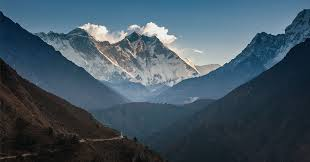
%> input picture AI/image/mountain.jpg, 310 x 162 px
$ octave --eval "result = rc_intermeans(imread('image/mountain.jpg'));"   (GNU Octave 9; MATLAB toolbox functions it lacks are replaced by stand-ins)
%> lines starting %> are read from the running program, lines starting %| are printed output that depends on the picture
function [Tnorm, BW, T255] = rc_intermeans(I)
%RC_INTERMEANS  Ridler & Calvard intermeans thresholding (ISODATA), normalized
%   [Tnorm, BW, T255] = RC_INTERMEANS(I)
%     Tnorm in [0,1], BW is binary, T255 is the 0..255 integer threshold.
%
%   Uses: function, imhist, Inf, round, mean2, while...end, abs, sum

    % Initial guess: global mean (rounded to an integer gray level)
    T    = round(mean2(I));     % mean2, round
%> T = 82
    dT   = Inf;                 % Inf
    [h, ~] = imhist(I);         % imhist (assumes uint8 bins 0..255)
%> h = 256 values, max 2103 at index 35, min 3 at index 254, mean 588.5

    n   = double(h(:));         % counts
%> n has the same summary as h
    g   = (0:255)';             % gray levels
    N   = sum(n);               % sum
%> N = 150660
    G   = sum(g .* n);          % sum
%> G = 12308779
    if N == 0
        T = 0;
        Tnorm = 0.0;
        BW = false(size(I));
        T255 = 0;
        return
    end

    cumN = cumsum(n);
%> cumN = 256 values from 103 to 150660
    cumG = cumsum(g .* n);
%> cumG = 256 values from 0 to 12308779

    maxIter = 1000; it = 0;
    while abs(dT) > 0 && it < maxIter     % while...end, abs
        idx = max(1, min(256, T + 1));

        w0 = cumN(idx);
        w1 = N - w0;

        if w0 == 0 || w1 == 0
            Tnew = T;                     % degenerate split -> stop moving
        else
            mu0 = cumG(idx)          / w0;
            mu1 = (G - cumG(idx))    / w1;
            Tnew = round((mu0 + mu1)/2); % round
        end

        dT = Tnew - T;
        T  = max(0, min(255, Tnew));
        it = it + 1;
    end
%> this loop made 5 passes
%> (idx, w0, w1, mu0, mu1, Tnew, dT, T) on passes 1 to 5: (83, 86549, 64111, 43.71, 133, 88, 6, 88), (89, 91181, 59479, 45.83, 136.7, 91, 3, 91), (92, 93355, 57305, 46.86, 138.5, 93, 2, 93), (94, 94928, 55732, 47.61, 139.8, 94, 1, 94), (95, 95652, 55008, 47.96, 140.4, 94, 0, 94)
%> after the loop, it = 5

    % Outputs
    T255  = T;
%> T255 = 94
    Tnorm = double(T)/255;                % normalized in [0,1]
%> Tnorm = 0.369

    % Apply normalized threshold on normalized image
    BW = im2double(I) > Tnorm;
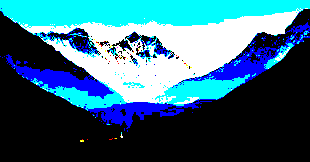
%> BW: size 162x310x3 logical; mean R, G, B 0.206, 0.4, 0.489
end
